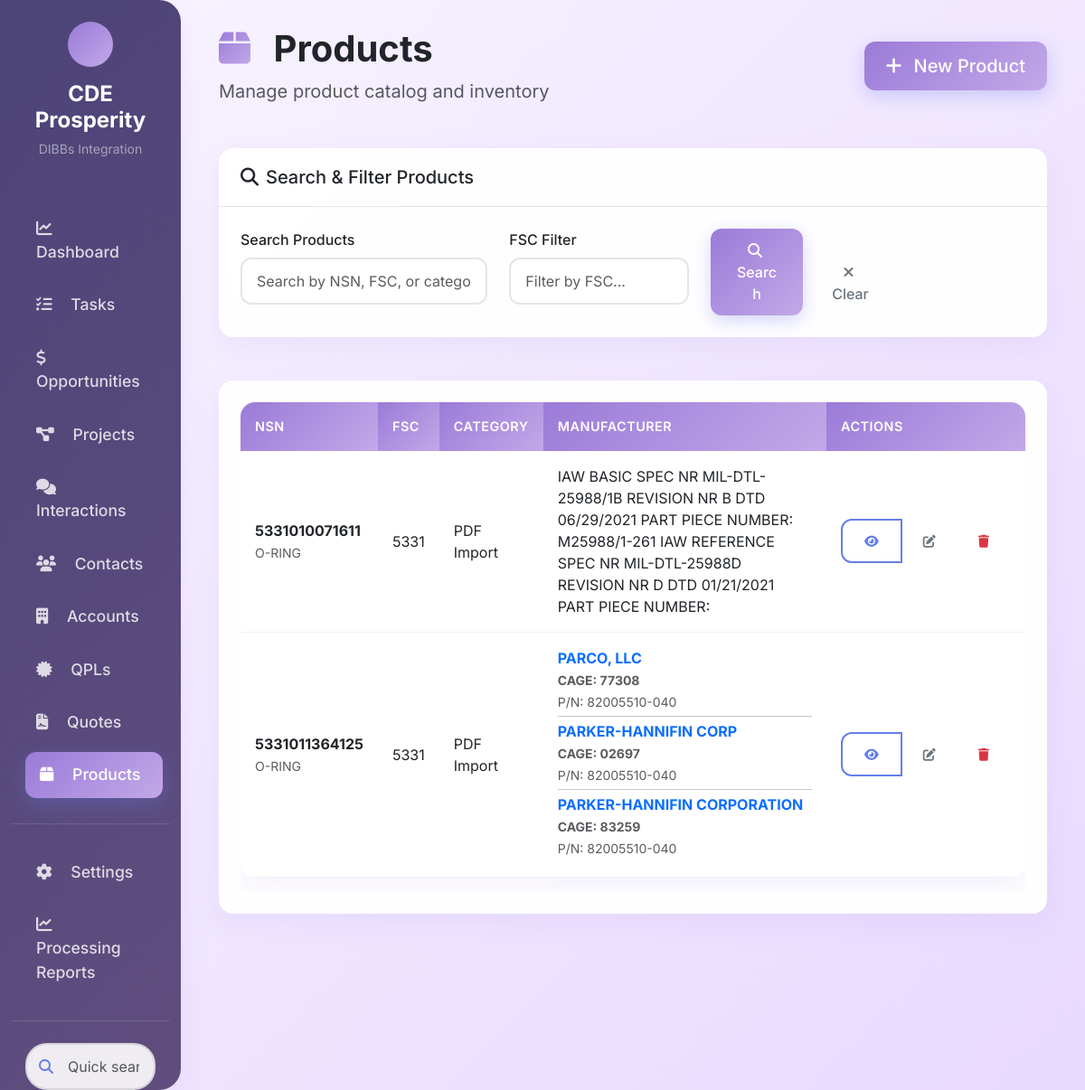
Page /products on the committed database.
### tables this page shows
CREATE TABLE "products" (
                id INTEGER PRIMARY KEY AUTOINCREMENT,
                name TEXT NOT NULL,
                product_code TEXT,
                nsn TEXT NOT NULL UNIQUE,
                fsc TEXT,
                description TEXT,
                category TEXT,
                family TEXT,
                unit_price REAL,
                cost_price REAL,
                list_price REAL,
                manufacturer TEXT,
                part_number TEXT,
                is_active BOOLEAN DEFAULT 1,
                created_date TIMESTAMP DEFAULT CURRENT_TIMESTAMP,
                modified_date TIMESTAMP DEFAULT CURRENT_TIMESTAMP
            );

CREATE TABLE "qpls" (
            id INTEGER PRIMARY KEY AUTOINCREMENT,
            product_id INTEGER,
            account_id INTEGER,
            manufacturer_name TEXT NOT NULL,
            cage_code TEXT,
            part_number TEXT,
            is_active BOOLEAN DEFAULT 1,
            created_date TIMESTAMP DEFAULT CURRENT_TIMESTAMP,
            modified_date TIMESTAMP DEFAULT CURRENT_TIMESTAMP,
            FOREIGN KEY (product_id) REFERENCES products (id),
            FOREIGN KEY (account_id) REFERENCES accounts (id)
        );

CREATE TABLE accounts (
                id INTEGER PRIMARY KEY AUTOINCREMENT,
                name TEXT NOT NULL UNIQUE,
                type TEXT CHECK(type IN ('Competitor', 'Prospect Customer', 'Customer', 'Former Customer', 'Prospect Vendor', 'Vendor', 'QPL')),
                summary TEXT,
                detail TEXT,
                website TEXT,
                email TEXT,
                location TEXT,
                linkedin TEXT,
                parent_co TEXT,
                cage TEXT,
                created_date TIMESTAMP DEFAULT CURRENT_TIMESTAMP,
                image TEXT,
                video TEXT,
                is_active BOOLEAN DEFAULT 1
            , billing_address TEXT);

### crm_app.py (the view)
@app.route('/products')
def products():
    search = request.args.get('search', '')
    category = request.args.get('category', '')
    fsc = request.args.get('fsc', '')
    page = int(request.args.get('page', 1))
    filters = {}
    if search:
        filters['search'] = search
    if category:
        filters['category'] = category
    if fsc:
        filters['fsc'] = fsc
    products_list = crm_data.get_products(filters)
    for product in products_list:
        if product.get('id'):
            qpl_manufacturers = crm_data.get_qpl_manufacturers_for_product(product['id'])
            product['qpl_manufacturers'] = qpl_manufacturers
        else:
            product['qpl_manufacturers'] = []
    pagination = paginate_results(products_list, page)
    return render_template('products.html',
                         products=pagination['items'],
                         pagination=pagination,
                         search=search,
                         category=category,
                         fsc=fsc)

### crm_app.py (called while the page is built)
def paginate_results(data, page, per_page=10):
    total = len(data)
    start = (page - 1) * per_page
    end = start + per_page
    return {
        'items': data[start:end],
        'total': total,
        'page': page,
        'per_page': per_page,
        'pages': (total + per_page - 1) // per_page,
        'has_prev': page > 1,
        'has_next': page < (total + per_page - 1) // per_page,
        'prev_num': page - 1 if page > 1 else None,
        'next_num': page + 1 if page < (total + per_page - 1) // per_page else None
    }

### src/core/crm_data.py (called while the page is built, shortened)
    def get_products(self, filters=None, limit=None):
        query = "SELECT * FROM products WHERE is_active = 1"
        params = []
        query += " ORDER BY nsn, name"
        if limit:
            query += f" LIMIT {limit}"
        return db.execute_query(query, params if params else None)

    def get_qpl_manufacturers_for_product(self, product_id):
        query = """
            SELECT DISTINCT
                a.id as account_id,
                a.name as manufacturer_name,
                a.cage as cage_code,
                q.part_number,
                q.created_date,
                q.id
            FROM qpls q
            JOIN accounts a ON q.account_id = a.id
            WHERE q.product_id = ?
            ORDER BY a.name
        """
        return db.execute_query(query, [product_id])

### src/core/crm_database.py (called while the page is built)
    def execute_query(self, query, params=None):
        if params:
            cursor = self.conn.execute(query, params)
        else:
            cursor = self.conn.execute(query)
        rows = cursor.fetchall()
        return [dict(row) for row in rows]

### web/templates/products.html (shortened to what this page needs)
{% extends "base.html" %}
{% block content %}
<div class="container-fluid">
    <div class="d-flex justify-content-between align-items-center mb-5">
        <div>
            <h1 class="display-6 fw-bold mb-2">
                <i class="fas fa-box me-3" style="background: var(--gradient-primary); -webkit-background-clip: text; -webkit-text-fill-color: transparent; background-clip: text;"></i>
                Products
            </h1>
            <p class="text-muted mb-0 fs-5">Manage product catalog and inventory</p>
        </div>
        <div>
            <button type="button" class="btn btn-primary btn-lg" data-bs-toggle="modal" data-bs-target="#newProductModal">
                <i class="fas fa-plus me-2"></i>
                New Product
            </button>
        </div>
    </div>
    <div class="card mb-5">
        <div class="card-header">
            <h5 class="mb-0 d-flex align-items-center">
                <i class="fas fa-search me-2"></i>
                Search & Filter Products
            </h5>
        </div>
        <div class="card-body">
            <form method="GET" class="row g-4">
                <div class="col-md-4">
                    <label for="search" class="form-label fw-medium">Search Products</label>
                    <input type="text" class="form-control" id="search" name="search"
                           value="{{ search }}" placeholder="Search by NSN, FSC, or category...">
                </div>
                <div class="col-md-3">
                    <label for="fsc" class="form-label fw-medium">FSC Filter</label>
                    <input type="text" class="form-control" id="fsc" name="fsc" value="{{ fsc }}" placeholder="Filter by FSC...">
                </div>
            <div class="col-md-3 d-flex align-items-end">
                <button type="submit" class="btn btn-primary me-2">
                    <i class="fas fa-search me-1"></i>
                    Search
                </button>
                <a href="{{ url_for('products') }}" class="btn btn-outline-secondary">
                    <i class="fas fa-times me-1"></i>
                    Clear
                </a>
            </div>
        </form>
    </div>
</div>
<div class="card">
    <div class="card-body">
        {% if products %}
        <div class="table-responsive">
            <table class="table table-hover">
                <thead>
                    <tr>
                        <th>NSN</th>
                        <th>FSC</th>
                        <th>Category</th>
                        <th>Manufacturer</th>
                        <th>Actions</th>
                    </tr>
                </thead>
                <tbody>
                    {% for product in products %}
                    <tr>
                        <td>
                            <strong>{{ product.nsn or 'N/A' }}</strong>
                            {% if product.description %}
                            <br><small class="text-muted">{{ (product.description or 'No description')[:80] }}{% if (product.description or '')|length > 80 %}...{% endif %}</small>
                            {% endif %}
                        </td>
                        <td>{{ product.fsc or 'N/A' }}</td>
                        <td>{{ product.category or product.name or 'N/A' }}</td>
                        <td>
                            {% if product.qpl_manufacturers and product.qpl_manufacturers|length > 0 %}
                                {% for manufacturer in product.qpl_manufacturers %}
                                    <div class="mb-1">
                                        <a href="/account/{{ manufacturer.account_id }}" class="text-decoration-none fw-bold text-primary" title="View {{ manufacturer.manufacturer_name }} account">
                                            {{ manufacturer.manufacturer_name }}
                                        </a>
                                        {% if manufacturer.cage_code %}
                                        <br><small class="text-muted fw-bold text-info">CAGE: {{ manufacturer.cage_code }}</small>
                                        {% endif %}
                                        {% if manufacturer.part_number %}
                                        <br><small class="text-muted">P/N: {{ manufacturer.part_number }}</small>
                                        {% endif %}
                                    </div>
                                    {% if not loop.last %}<hr class="my-1">{% endif %}
                                {% endfor %}
                            {% elif product.manufacturer %}
                                {% set mfr_parts = product.manufacturer.split(' P/N ') %}
                                {{ mfr_parts[0] }}
                            {% else %}
                                <span class="text-muted">N/A</span>
                            {% endif %}
                        </td>
                        <td>
                            <div class="btn-group btn-group-sm" role="group">
                                <button class="btn btn-outline-primary" onclick="viewProduct('{{ product.nsn }}')" title="View Product">
                                    <i class="fas fa-eye"></i>
                                </button>
                                <button class="btn btn-outline-secondary" onclick="editProduct('{{ product.nsn }}')" title="Edit Product">
                                    <i class="fas fa-edit"></i>
                                </button>
                                <button class="btn btn-outline-danger" onclick="deleteProduct('{{ product.nsn }}', '{{ product.name or product.nsn }}')" title="Delete Product">
                                    <i class="fas fa-trash"></i>
                                </button>
                            </div>
                        </td>
                    </tr>
                    {% endfor %}
                </tbody>
            </table>
        </div>
        {% else %}
        <div class="text-center py-5">
            <i class="fas fa-box fa-3x text-muted mb-3"></i>
            <h5 class="text-muted">No Products Found</h5>
            <p class="text-muted">No products match your current search criteria. Try searching by NSN, DLA name, or adjust your filters.</p>
        </div>
        {% endif %}
    </div>
</div>
{% endblock %}

### web/templates/base.html (style rules this page uses)
:root { --gradient-primary: linear-gradient(135deg, #9b7bd8 0%, #c2a8e8 100%); --gradient-secondary: linear-gradient(135deg, #a58ad9 0%, #d1c0e9 100%); --gradient-success: linear-gradient(135deg, #7bd89b 0%, #a8e8c2 100%); --gradient-warning: linear-gradient(135deg, #f4e4c2 0%, #f0d29f 100%); --gradient-danger: linear-gradient(135deg, #e8a8c2 0%, #f0c9df 100%); --gradient-info: linear-gradient(135deg, #c2e4f4 0%, #d9eef7 100%); --gradient-dark: linear-gradient(135deg, #4a3d6b 0%, #5d4e7a 100%); --gradient-light: linear-gradient(135deg, #f8f4ff 0%, #f0e8ff 100%); --card-shadow: 0 10px 30px rgba(155,123,216,0.1); --card-shadow-hover: 0 15px 40px rgba(155,123,216,0.15); --border-radius: 16px; --border-radius-sm: 12px; --border-radius-lg: 24px; }
* { font-family: 'Inter', -apple-system, BlinkMacSystemFont, sans-serif; }
body { background: linear-gradient(135deg, #f8f4ff 0%, #e8d9ff 100%); min-height: 100vh; font-weight: 400; }
.card { border: none; border-radius: var(--border-radius); box-shadow: var(--card-shadow); transition: all 0.3s cubic-bezier(0.4, 0, 0.2, 1); backdrop-filter: blur(10px); background: rgba(255, 255, 255, 0.95); }
.card-header { background: transparent; border-bottom: 1px solid rgba(0,0,0,0.1); border-radius: var(--border-radius) var(--border-radius) 0 0 !important; padding: 20px 24px; font-weight: 600; }
.card-body { padding: 24px; }
.btn { border-radius: var(--border-radius-sm); font-weight: 500; padding: 12px 24px; transition: all 0.3s cubic-bezier(0.4, 0, 0.2, 1); border: none; position: relative; overflow: hidden; }
.btn-primary { background: var(--gradient-primary); box-shadow: 0 6px 20px rgba(102, 126, 234, 0.3); }
.btn-outline-primary { border: 2px solid #667eea; color: #667eea; background: transparent; }
.table { border-radius: var(--border-radius); overflow: hidden; box-shadow: var(--card-shadow); background: white; }
.table thead th { background: var(--gradient-primary); color: white; border: none; font-weight: 600; padding: 16px; font-size: 0.9rem; text-transform: uppercase; letter-spacing: 0.5px; }
.table tbody tr { transition: all 0.3s ease; border: none; }
.table tbody td { border: none; padding: 16px; vertical-align: middle; border-bottom: 1px solid rgba(0,0,0,0.05); }
.form-control, .form-select { border-radius: var(--border-radius-sm); border: 2px solid rgba(0,0,0,0.1); padding: 12px 16px; transition: all 0.3s ease; background: rgba(255, 255, 255, 0.9); }
.card, .table { animation: fadeInUp 0.6s cubic-bezier(0.4, 0, 0.2, 1); }

### web/templates/products.html (style rules this page uses)
tbody tr { transition: all 0.2s ease; }

### rows in the picture
products: nsn "5331010071611", description "O-RING", fsc "5331", category "PDF Import", manufacturer "IAW BASIC SPEC NR MIL-DTL-25988/1B REVISION NR B DTD 06/29/2021 PART PIECE NUMBER: M25988/1-261 IAW REFERENCE SPEC NR MIL-DTL-25988D REVISION NR D DTD 01/21/2021 PART PIECE NUMBER:"
products: nsn "5331011364125", description "O-RING", fsc "5331", category "PDF Import"
qpls: manufacturer_name "PARCO, LLC", cage_code "77308", part_number "82005510-040"
qpls: manufacturer_name "PARKER-HANNIFIN CORP", cage_code "02697", part_number "82005510-040"
qpls: manufacturer_name "PARKER-HANNIFIN CORPORATION", cage_code "83259", part_number "82005510-040"
